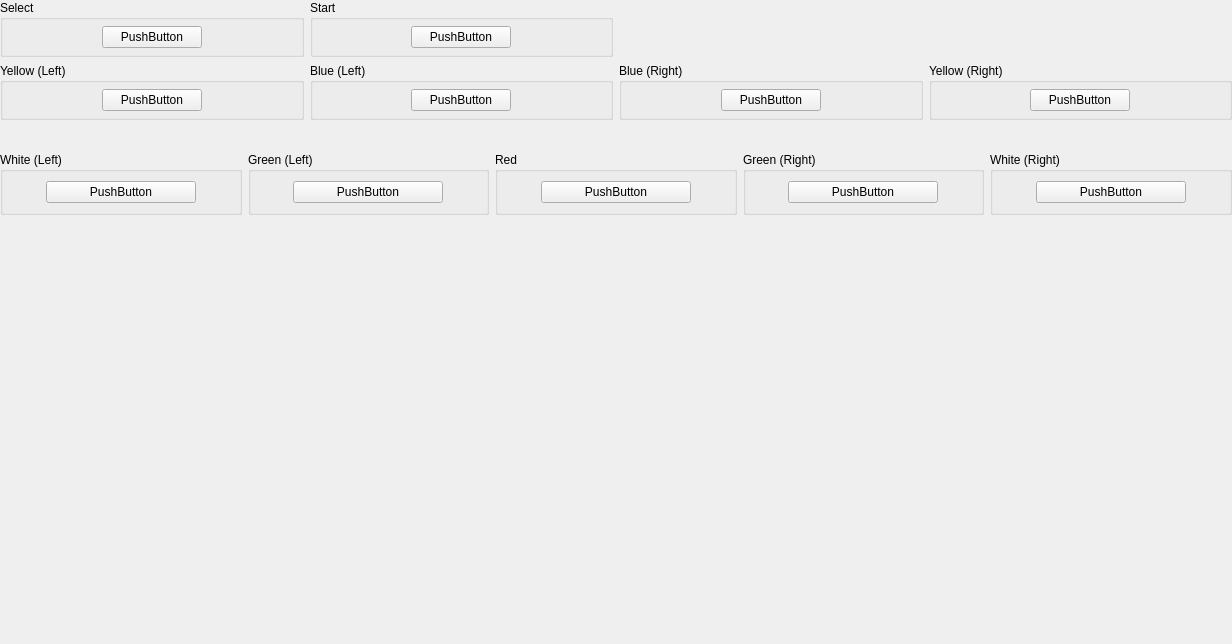
<?xml version="1.0" encoding="UTF-8"?>
<ui version="4.0">
 <class>ControllerBindingWidget_Popn</class>
 <widget class="QWidget" name="ControllerBindingWidget_Popn">
  <property name="geometry">
   <rect>
    <x>0</x>
    <y>0</y>
    <width>1232</width>
    <height>644</height>
   </rect>
  </property>
  <property name="sizePolicy">
   <sizepolicy hsizetype="MinimumExpanding" vsizetype="Preferred">
    <horstretch>0</horstretch>
    <verstretch>0</verstretch>
   </sizepolicy>
  </property>
  <property name="minimumSize">
   <size>
    <width>1100</width>
    <height>500</height>
   </size>
  </property>
  <layout class="QGridLayout" name="gridLayout_35">
   <property name="leftMargin">
    <number>0</number>
   </property>
   <property name="topMargin">
    <number>0</number>
   </property>
   <property name="rightMargin">
    <number>0</number>
   </property>
   <property name="bottomMargin">
    <number>0</number>
   </property>
   <item row="0" column="2" rowspan="3">
    <layout class="QVBoxLayout" name="verticalLayout"/>
   </item>
   <item row="1" column="1">
    <layout class="QHBoxLayout" name="horizontalLayout_4">
     <item>
      <spacer name="horizontalSpacer">
       <property name="orientation">
        <enum>Qt::Horizontal</enum>
       </property>
       <property name="sizeHint" stdset="0">
        <size>
         <width>40</width>
         <height>20</height>
        </size>
       </property>
      </spacer>
     </item>
     <item>
      <widget class="QLabel" name="label">
       <property name="sizePolicy">
        <sizepolicy hsizetype="Fixed" vsizetype="Fixed">
         <horstretch>0</horstretch>
         <verstretch>0</verstretch>
        </sizepolicy>
       </property>
       <property name="maximumSize">
        <size>
         <width>400</width>
         <height>266</height>
        </size>
       </property>
       <property name="text">
        <string/>
       </property>
       <property name="pixmap">
        <pixmap resource="../resources/resources.qrc">:/images/Popn.svg</pixmap>
       </property>
       <property name="scaledContents">
        <bool>true</bool>
       </property>
      </widget>
     </item>
     <item>
      <spacer name="horizontalSpacer_2">
       <property name="orientation">
        <enum>Qt::Horizontal</enum>
       </property>
       <property name="sizeHint" stdset="0">
        <size>
         <width>40</width>
         <height>20</height>
        </size>
       </property>
      </spacer>
     </item>
    </layout>
   </item>
   <item row="0" column="0" rowspan="3">
    <layout class="QVBoxLayout" name="verticalLayout_2"/>
   </item>
   <item row="0" column="1">
    <layout class="QGridLayout" name="gridLayout_27">
     <item row="0" column="0">
      <widget class="QGroupBox" name="groupBox_21">
       <property name="title">
        <string extracomment="Leave this button name as-is or uppercase it entirely.">Select</string>
       </property>
       <layout class="QGridLayout" name="gridLayout_21">
        <property name="leftMargin">
         <number>6</number>
        </property>
        <property name="topMargin">
         <number>6</number>
        </property>
        <property name="rightMargin">
         <number>6</number>
        </property>
        <property name="bottomMargin">
         <number>6</number>
        </property>
        <item row="0" column="0">
         <widget class="InputBindingWidget" name="Select">
          <property name="maximumSize">
           <size>
            <width>100</width>
            <height>16777215</height>
           </size>
          </property>
          <property name="text">
           <string notr="true">PushButton</string>
          </property>
         </widget>
        </item>
       </layout>
      </widget>
     </item>
     <item row="1" column="0">
      <widget class="QGroupBox" name="groupBox_22">
       <property name="title">
        <string>Yellow (Left)</string>
       </property>
       <layout class="QGridLayout" name="gridLayout_22">
        <property name="leftMargin">
         <number>6</number>
        </property>
        <property name="topMargin">
         <number>6</number>
        </property>
        <property name="rightMargin">
         <number>6</number>
        </property>
        <property name="bottomMargin">
         <number>6</number>
        </property>
        <item row="0" column="0">
         <widget class="InputBindingWidget" name="YellowL">
          <property name="maximumSize">
           <size>
            <width>100</width>
            <height>16777215</height>
           </size>
          </property>
          <property name="text">
           <string notr="true">PushButton</string>
          </property>
         </widget>
        </item>
       </layout>
      </widget>
     </item>
     <item row="1" column="3">
      <widget class="QGroupBox" name="groupBox_24">
       <property name="title">
        <string>Yellow (Right)</string>
       </property>
       <layout class="QGridLayout" name="gridLayout_24">
        <property name="leftMargin">
         <number>6</number>
        </property>
        <property name="topMargin">
         <number>6</number>
        </property>
        <property name="rightMargin">
         <number>6</number>
        </property>
        <property name="bottomMargin">
         <number>6</number>
        </property>
        <item row="0" column="0">
         <widget class="InputBindingWidget" name="YellowR">
          <property name="maximumSize">
           <size>
            <width>100</width>
            <height>16777215</height>
           </size>
          </property>
          <property name="text">
           <string notr="true">PushButton</string>
          </property>
         </widget>
        </item>
       </layout>
      </widget>
     </item>
     <item row="1" column="2">
      <widget class="QGroupBox" name="groupBox_26">
       <property name="title">
        <string>Blue (Right)</string>
       </property>
       <layout class="QGridLayout" name="gridLayout_26">
        <property name="leftMargin">
         <number>6</number>
        </property>
        <property name="topMargin">
         <number>6</number>
        </property>
        <property name="rightMargin">
         <number>6</number>
        </property>
        <property name="bottomMargin">
         <number>6</number>
        </property>
        <item row="0" column="0">
         <widget class="InputBindingWidget" name="BlueR">
          <property name="maximumSize">
           <size>
            <width>100</width>
            <height>16777215</height>
           </size>
          </property>
          <property name="text">
           <string notr="true">PushButton</string>
          </property>
         </widget>
        </item>
       </layout>
      </widget>
     </item>
     <item row="1" column="1">
      <widget class="QGroupBox" name="groupBox_25">
       <property name="title">
        <string>Blue (Left)</string>
       </property>
       <layout class="QGridLayout" name="gridLayout_25">
        <property name="leftMargin">
         <number>6</number>
        </property>
        <property name="topMargin">
         <number>6</number>
        </property>
        <property name="rightMargin">
         <number>6</number>
        </property>
        <property name="bottomMargin">
         <number>6</number>
        </property>
        <item row="0" column="0">
         <widget class="InputBindingWidget" name="BlueL">
          <property name="maximumSize">
           <size>
            <width>100</width>
            <height>16777215</height>
           </size>
          </property>
          <property name="text">
           <string notr="true">PushButton</string>
          </property>
         </widget>
        </item>
       </layout>
      </widget>
     </item>
     <item row="0" column="1">
      <widget class="QGroupBox" name="groupBox_23">
       <property name="title">
        <string extracomment="Leave this button name as-is or uppercase it entirely.">Start</string>
       </property>
       <layout class="QGridLayout" name="gridLayout_23">
        <property name="leftMargin">
         <number>6</number>
        </property>
        <property name="topMargin">
         <number>6</number>
        </property>
        <property name="rightMargin">
         <number>6</number>
        </property>
        <property name="bottomMargin">
         <number>6</number>
        </property>
        <item row="0" column="0">
         <widget class="InputBindingWidget" name="Start">
          <property name="maximumSize">
           <size>
            <width>100</width>
            <height>16777215</height>
           </size>
          </property>
          <property name="text">
           <string notr="true">PushButton</string>
          </property>
         </widget>
        </item>
       </layout>
      </widget>
     </item>
    </layout>
   </item>
   <item row="2" column="1">
    <layout class="QGridLayout" name="gridLayout_32">
     <item row="0" column="2">
      <widget class="QGroupBox" name="groupBox_34">
       <property name="title">
        <string>Red</string>
       </property>
       <layout class="QGridLayout" name="gridLayout_34">
        <item row="0" column="0">
         <widget class="InputBindingWidget" name="Red">
          <property name="sizePolicy">
           <sizepolicy hsizetype="Minimum" vsizetype="Fixed">
            <horstretch>0</horstretch>
            <verstretch>0</verstretch>
           </sizepolicy>
          </property>
          <property name="minimumSize">
           <size>
            <width>150</width>
            <height>0</height>
           </size>
          </property>
          <property name="maximumSize">
           <size>
            <width>100</width>
            <height>16777215</height>
           </size>
          </property>
          <property name="text">
           <string notr="true">PushButton</string>
          </property>
         </widget>
        </item>
       </layout>
      </widget>
     </item>
     <item row="1" column="0" colspan="5">
      <spacer name="verticalSpacer">
       <property name="orientation">
        <enum>Qt::Vertical</enum>
       </property>
       <property name="sizeHint" stdset="0">
        <size>
         <width>20</width>
         <height>40</height>
        </size>
       </property>
      </spacer>
     </item>
     <item row="0" column="3">
      <widget class="QGroupBox" name="groupBox_28">
       <property name="title">
        <string>Green (Right)</string>
       </property>
       <layout class="QGridLayout" name="gridLayout_29">
        <property name="leftMargin">
         <number>6</number>
        </property>
        <property name="topMargin">
         <number>6</number>
        </property>
        <property name="rightMargin">
         <number>6</number>
        </property>
        <property name="bottomMargin">
         <number>6</number>
        </property>
        <item row="0" column="0">
         <widget class="InputBindingWidget" name="GreenR">
          <property name="minimumSize">
           <size>
            <width>150</width>
            <height>0</height>
           </size>
          </property>
          <property name="maximumSize">
           <size>
            <width>100</width>
            <height>16777215</height>
           </size>
          </property>
          <property name="text">
           <string notr="true">PushButton</string>
          </property>
         </widget>
        </item>
       </layout>
      </widget>
     </item>
     <item row="0" column="0">
      <widget class="QGroupBox" name="groupBox_27">
       <property name="title">
        <string>White (Left)</string>
       </property>
       <layout class="QGridLayout" name="gridLayout_28">
        <property name="leftMargin">
         <number>6</number>
        </property>
        <property name="topMargin">
         <number>6</number>
        </property>
        <property name="rightMargin">
         <number>6</number>
        </property>
        <property name="bottomMargin">
         <number>6</number>
        </property>
        <item row="0" column="0">
         <widget class="InputBindingWidget" name="WhiteL">
          <property name="minimumSize">
           <size>
            <width>150</width>
            <height>0</height>
           </size>
          </property>
          <property name="maximumSize">
           <size>
            <width>100</width>
            <height>16777215</height>
           </size>
          </property>
          <property name="text">
           <string notr="true">PushButton</string>
          </property>
         </widget>
        </item>
       </layout>
      </widget>
     </item>
     <item row="0" column="1">
      <widget class="QGroupBox" name="groupBox_29">
       <property name="title">
        <string>Green (Left)</string>
       </property>
       <layout class="QGridLayout" name="gridLayout_30">
        <property name="leftMargin">
         <number>6</number>
        </property>
        <property name="topMargin">
         <number>6</number>
        </property>
        <property name="rightMargin">
         <number>6</number>
        </property>
        <property name="bottomMargin">
         <number>6</number>
        </property>
        <item row="0" column="0">
         <widget class="InputBindingWidget" name="GreenL">
          <property name="minimumSize">
           <size>
            <width>150</width>
            <height>0</height>
           </size>
          </property>
          <property name="maximumSize">
           <size>
            <width>100</width>
            <height>16777215</height>
           </size>
          </property>
          <property name="text">
           <string notr="true">PushButton</string>
          </property>
         </widget>
        </item>
       </layout>
      </widget>
     </item>
     <item row="0" column="4">
      <widget class="QGroupBox" name="groupBox_30">
       <property name="title">
        <string>White (Right)</string>
       </property>
       <layout class="QGridLayout" name="gridLayout_31">
        <property name="leftMargin">
         <number>6</number>
        </property>
        <property name="topMargin">
         <number>6</number>
        </property>
        <property name="rightMargin">
         <number>6</number>
        </property>
        <property name="bottomMargin">
         <number>6</number>
        </property>
        <item row="0" column="0">
         <widget class="InputBindingWidget" name="WhiteR">
          <property name="minimumSize">
           <size>
            <width>150</width>
            <height>0</height>
           </size>
          </property>
          <property name="maximumSize">
           <size>
            <width>100</width>
            <height>16777215</height>
           </size>
          </property>
          <property name="text">
           <string notr="true">PushButton</string>
          </property>
         </widget>
        </item>
       </layout>
      </widget>
     </item>
    </layout>
   </item>
  </layout>
 </widget>
 <customwidgets>
  <customwidget>
   <class>InputBindingWidget</class>
   <extends>QPushButton</extends>
   <header>Settings/InputBindingWidget.h</header>
  </customwidget>
 </customwidgets>
 <resources>
  <include location="../resources/resources.qrc"/>
 </resources>
 <connections/>
</ui>
